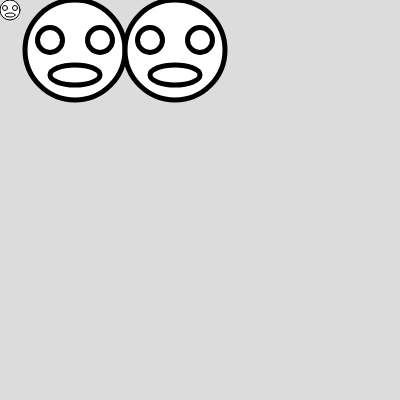
Frame 1 (no input)
Frame 60 (no input): identical to frame 1, image omitted
Frame 120 (the mouse pressed at the canvas centre since frame 60): identical to frame 1, image omitted

The p5.js sketch that drew this single still picture (run headless with seeded random() and noise() and a simulated clock; from frame 60 on, the mouse is pressed at the canvas centre):

// p5.js sketch
// ── sketch.js
function setup() {
  createCanvas(400, 400);
}

function draw() {
  background(220);
  draw_head();
  scale(5);
  translate(5,0)
  draw_head();
  translate(20,0)
  draw_head();
  // scale(2);
  // draw_head();
}

function draw_head() {
  circle(10,10,20);
  circle(5,8,5);
  circle(15,8,5);
  ellipse(10,15,10,4);
}
